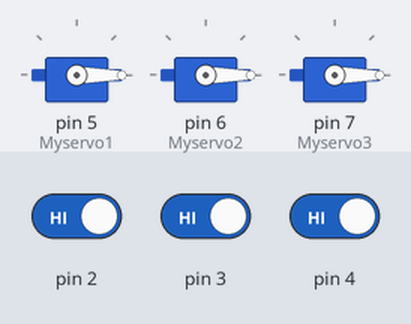
The sketch below on a simulated Arduino Uno, built with avr-gcc and run on an emulated ATmega328P. Parts: 3 × servo. Inputs (shaded band) come from the test bench; at power-on: pin 2 HIGH, pin 3 HIGH, pin 4 HIGH.

Above: at 1.2 s.
1.3 s: pin 2 driven LOW
4.3 s: pin 3 driven LOW
At 5.0 s:
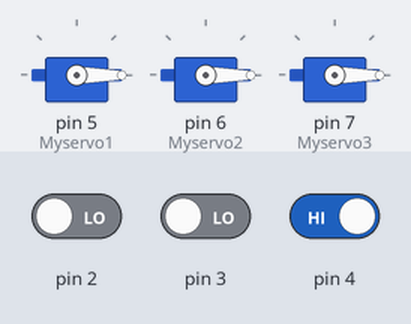
7.3 s: pin 4 driven LOW
At 8.2 s:
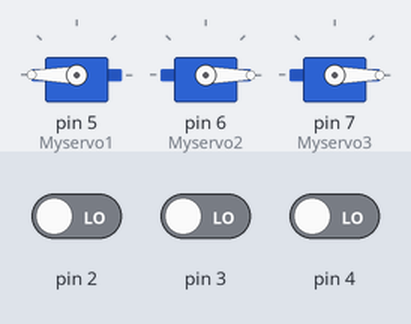
10.3 s: pin 4 driven HIGH
13.3 s: pin 2 driven HIGH
At 14.0 s:
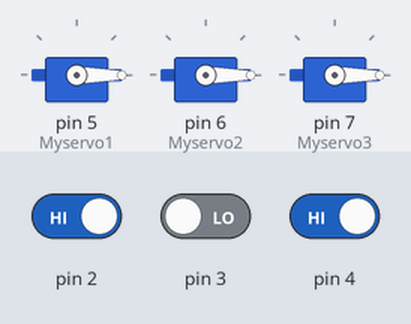
16.3 s: pin 4 driven LOW
Timing chart, 0 to 20.3 s (numbered marks = the images above; inputs shaded):
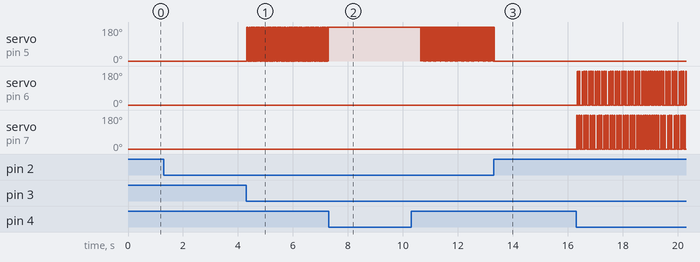

The sketch:

robitic_arm.ino
```cpp
#include<Servo.h>
Servo Myservo1;
Servo Myservo2;
Servo Myservo3;
int pos=0;
void setup()
{
  pinMode(2,INPUT);
  Myservo1.attach(5);

  pinMode(3,INPUT);
  Myservo2.attach(6);

  pinMode(4,INPUT);
  Myservo3.attach(7);
}

void loop()
{
  if(digitalRead(2)==LOW){
    Myservo1.write(180);
  }

  if(digitalRead(3)==LOW){
    Myservo2.write(180);
  }

  if(digitalRead(4)==LOW){
    Myservo3.write(180);
  }

  else

 Myservo1.write(0);
 Myservo2.write(0);
 Myservo3.write(0);

}
```

Measured:
- after the input at 1.3 s, every drawn part: stays the same
- after the input at 4.3 s, servo on pin 5 (Myservo1): alternates 180° for 0.01 s and 0° for 0.01 s, starting at once
- after the input at 7.3 s, servo on pin 5 (Myservo1): stops changing and stays 180°
- after the input at 10.3 s, servo on pin 5 (Myservo1): alternates 180° for 0.05 s and 0° for 0.01 s, starting after 0.34 s
- after the input at 13.3 s, servo on pin 5 (Myservo1): goes on until 13.3 s, then stays 0°
